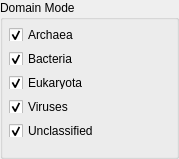
         <widget class="QGroupBox" name="domain_groupBox">
          <property name="minimumSize">
           <size>
            <width>0</width>
            <height>150</height>
           </size>
          </property>
          <property name="maximumSize">
           <size>
            <width>180</width>
            <height>16777215</height>
           </size>
          </property>
          <property name="title">
           <string>Domain Mode</string>
          </property>
          <widget class="QWidget" name="verticalLayoutWidget_3">
           <property name="geometry">
            <rect>
             <x>9</x>
             <y>19</y>
             <width>161</width>
             <height>131</height>
            </rect>
           </property>
           <layout class="QVBoxLayout" name="verticalLayout_2">
            <property name="spacing">
             <number>2</number>
            </property>
            <property name="topMargin">
             <number>0</number>
            </property>
            <property name="bottomMargin">
             <number>0</number>
            </property>
            <item>
             <widget class="QCheckBox" name="archaea_checkbox">
              <property name="sizePolicy">
               <sizepolicy hsizetype="Minimum" vsizetype="Minimum">
                <horstretch>0</horstretch>
                <verstretch>0</verstretch>
               </sizepolicy>
              </property>
              <property name="maximumSize">
               <size>
                <width>16777215</width>
                <height>13</height>
               </size>
              </property>
              <property name="toolTip">
               <string>Include proteins from the Archaea domain in the tree.</string>
              </property>
              <property name="text">
               <string>Archaea</string>
              </property>
              <property name="checked">
               <bool>true</bool>
              </property>
             </widget>
            </item>
            <item>
             <widget class="QCheckBox" name="bacteria_checkbox">
              <property name="sizePolicy">
               <sizepolicy hsizetype="Minimum" vsizetype="Minimum">
                <horstretch>0</horstretch>
                <verstretch>0</verstretch>
               </sizepolicy>
              </property>
              <property name="maximumSize">
               <size>
                <width>16777215</width>
                <height>13</height>
               </size>
              </property>
              <property name="toolTip">
               <string>Include proteins from the Bacteria domain in the tree.</string>
              </property>
              <property name="text">
               <string>Bacteria</string>
              </property>
              <property name="checked">
               <bool>true</bool>
              </property>
             </widget>
            </item>
            <item>
             <widget class="QCheckBox" name="eukaryota_checkbox">
              <property name="sizePolicy">
               <sizepolicy hsizetype="Minimum" vsizetype="Minimum">
                <horstretch>0</horstretch>
                <verstretch>0</verstretch>
               </sizepolicy>
              </property>
              <property name="maximumSize">
               <size>
                <width>16777215</width>
                <height>13</height>
               </size>
              </property>
              <property name="toolTip">
               <string>Include proteins from the Eukaryota domain in the tree.</string>
              </property>
              <property name="text">
               <string>Eukaryota</string>
              </property>
              <property name="checked">
               <bool>true</bool>
              </property>
             </widget>
            </item>
            <item>
             <widget class="QCheckBox" name="viruses_checkbox">
              <property name="sizePolicy">
               <sizepolicy hsizetype="Minimum" vsizetype="Minimum">
                <horstretch>0</horstretch>
                <verstretch>0</verstretch>
               </sizepolicy>
              </property>
              <property name="maximumSize">
               <size>
                <width>16777215</width>
                <height>13</height>
               </size>
              </property>
              <property name="toolTip">
               <string>Include proteins from Viruses in the tree.</string>
              </property>
              <property name="text">
               <string>Viruses</string>
              </property>
              <property name="checked">
               <bool>true</bool>
              </property>
             </widget>
            </item>
            <item>
             <widget class="QCheckBox" name="unclassified_checkbox">
              <property name="sizePolicy">
               <sizepolicy hsizetype="Minimum" vsizetype="Minimum">
                <horstretch>0</horstretch>
                <verstretch>0</verstretch>
               </sizepolicy>
              </property>
              <property name="maximumSize">
               <size>
                <width>16777215</width>
                <height>13</height>
               </size>
              </property>
              <property name="toolTip">
               <string>Include proteins with unclassified domain in the tree.</string>
              </property>
              <property name="text">
               <string>Unclassified</string>
              </property>
              <property name="checked">
               <bool>true</bool>
              </property>
             </widget>
            </item>
           </layout>
          </widget>
         </widget>
